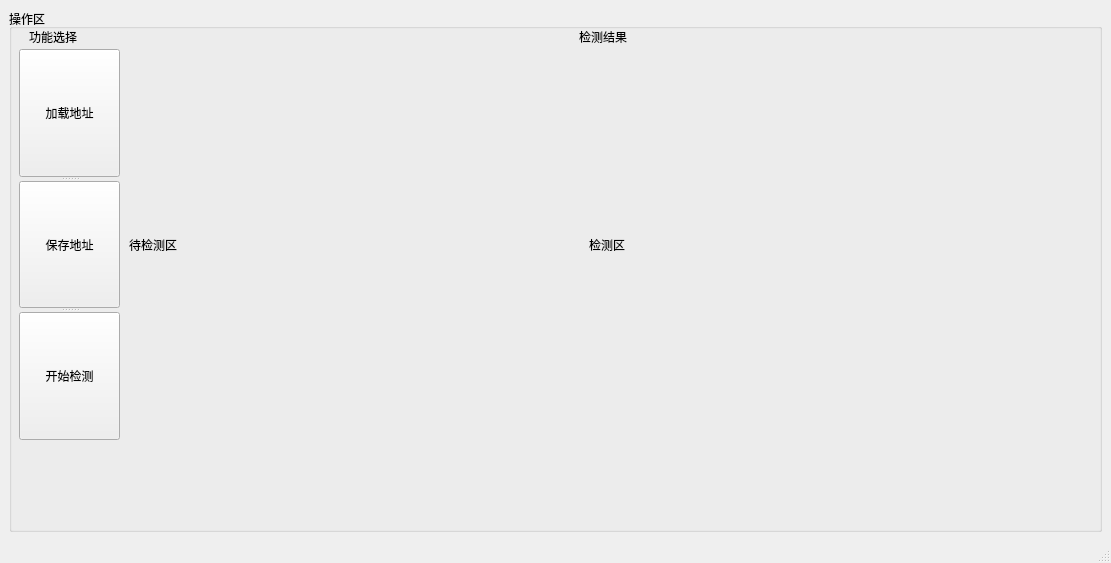
<?xml version="1.0" encoding="UTF-8"?>
<ui version="4.0">
 <class>MainWindow</class>
 <widget class="QMainWindow" name="MainWindow">
  <property name="geometry">
   <rect>
    <x>0</x>
    <y>0</y>
    <width>1111</width>
    <height>563</height>
   </rect>
  </property>
  <property name="windowTitle">
   <string>MainWindow</string>
  </property>
  <widget class="QWidget" name="centralwidget">
   <layout class="QHBoxLayout" name="horizontalLayout" stretch="0">
    <item>
     <widget class="QGroupBox" name="groupBox">
      <property name="title">
       <string>操作区</string>
      </property>
      <widget class="QSplitter" name="splitter_3">
       <property name="geometry">
        <rect>
         <x>10</x>
         <y>40</y>
         <width>101</width>
         <height>391</height>
        </rect>
       </property>
       <property name="orientation">
        <enum>Qt::Vertical</enum>
       </property>
       <widget class="QPushButton" name="pushButton">
        <property name="text">
         <string>加载地址</string>
        </property>
       </widget>
       <widget class="QPushButton" name="pushButton_2">
        <property name="text">
         <string>保存地址</string>
        </property>
       </widget>
       <widget class="QPushButton" name="pushButton_3">
        <property name="text">
         <string>开始检测</string>
        </property>
       </widget>
      </widget>
      <widget class="QLabel" name="label_3">
       <property name="geometry">
        <rect>
         <x>120</x>
         <y>40</y>
         <width>451</width>
         <height>391</height>
        </rect>
       </property>
       <property name="text">
        <string>待检测区</string>
       </property>
      </widget>
      <widget class="QLabel" name="label_2">
       <property name="geometry">
        <rect>
         <x>580</x>
         <y>40</y>
         <width>451</width>
         <height>391</height>
        </rect>
       </property>
       <property name="text">
        <string>检测区</string>
       </property>
      </widget>
      <widget class="QLabel" name="label_4">
       <property name="geometry">
        <rect>
         <x>570</x>
         <y>20</y>
         <width>81</width>
         <height>16</height>
        </rect>
       </property>
       <property name="text">
        <string>检测结果</string>
       </property>
      </widget>
      <widget class="QLabel" name="label">
       <property name="geometry">
        <rect>
         <x>20</x>
         <y>20</y>
         <width>91</width>
         <height>16</height>
        </rect>
       </property>
       <property name="text">
        <string>功能选择</string>
       </property>
      </widget>
     </widget>
    </item>
   </layout>
  </widget>
  <widget class="QMenuBar" name="menubar">
   <property name="geometry">
    <rect>
     <x>0</x>
     <y>0</y>
     <width>1111</width>
     <height>22</height>
    </rect>
   </property>
  </widget>
  <widget class="QStatusBar" name="statusbar"/>
 </widget>
 <resources/>
 <connections/>
</ui>
